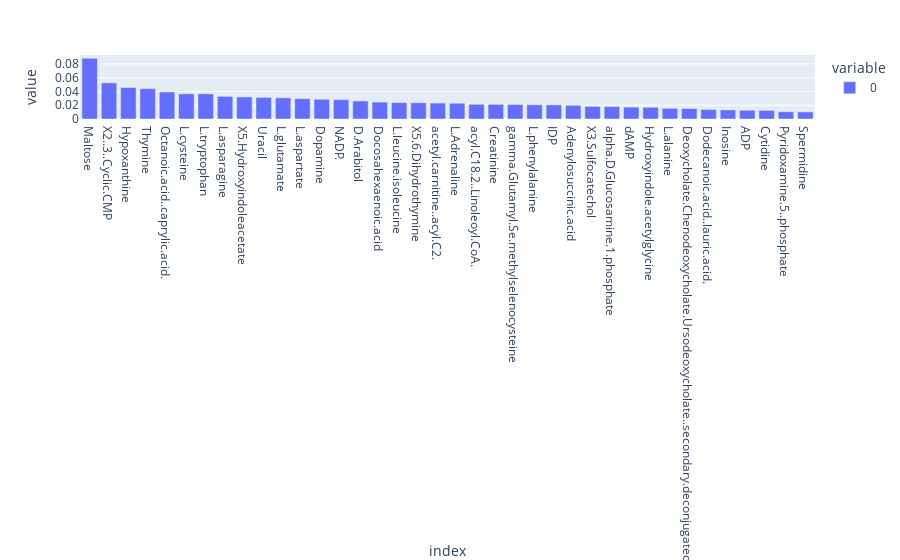

The notebook cell this image was saved under:
### Code cell
feature_names3 = X_resampled3.columns

coefs3 = pd.DataFrame(
    model3.feature_importances_,
    columns=["Coefficients"],
    index=feature_names3,
)
features3=[]
ft_importances3 = pd.Series(model3.feature_importances_, index = X_train_sel3.columns.values).sort_values(ascending=False)

for i,v in enumerate(ft_importances3):
    features3.append ('Feature: %0d, Score: %.5f' %(i,v))
xx3=pd.DataFrame(features3)

fig2= px.bar(ft_importances3.head(100))
fig2.show()

train_importances3 = pd.DataFrame(
    train_result3.importances[sorted_importances_idx3].T,
    columns=X3.columns[sorted_importances_idx3],
)
test_importances3 = pd.DataFrame(
    test_results3.importances[sorted_importances_idx3].T,
    columns=X3.columns[sorted_importances_idx3],
)


# fig2.write_image("20250108_images/Important_Features_met.png")

### Figure 1 — Plotly figure (JSON) as saved in the notebook; plotly's stock layout.template omitted (floating-point values rounded to 4 significant figures)
{"data": [{"alignmentgroup": "True", "hovertemplate": "variable=0<br>index=%{x}<br>value=%{y}<extra></extra>", "legendgroup": "0", "marker": {"color": "#636efa", "pattern": {"shape": ""}}, "name": "0", "offsetgroup": "0", "orientation": "v", "showlegend": true, "textposition": "auto", "type": "bar", "x": ["Maltose", "X2..3..Cyclic.CMP", "Hypoxanthine", "Thymine", "Octanoic.acid..caprylic.acid.", "L.cysteine", "L.tryptophan", "L.asparagine", "X5.Hydroxyindoleacetate", "Uracil", "L.glutamate", "L.aspartate", "Dopamine", "NADP.", "D.Arabitol", "Docosahexaenoic.acid", "L.leucine.isoleucine", "X5.6.Dihydrothymine", "acetyl.carnitine..acyl.C2.", "L.Adrenaline", "acyl.C18.2..Linoleoyl.CoA.", "Creatinine", "gamma.Glutamyl.Se.methylselenocysteine", "L.phenylalanine", "IDP", "Adenylosuccinic.acid", "X3.Sulfocatechol", "alpha.D.Glucosamine.1.phosphate", "dAMP", "Hydroxyindole.acetylglycine", "L.alanine", "Deoxycholate.Chenodeoxycholate.Ursodeoxycholate..secondary.deconjugated.", "Dodecanoic.acid..lauric.acid.", "Inosine", "ADP", "Cytidine", "Pyridoxamine.5..phosphate", "Spermidine"], "xaxis": "x", "y": [0.08832, 0.05253, 0.04575, 0.0441, 0.03934, 0.03658, 0.03657, 0.03282, 0.03207, 0.03138, 0.03074, 0.0295, 0.02864, 0.02809, 0.02614, 0.02457, 0.02384, 0.02362, 0.02314, 0.02292, 0.0214, 0.02133, 0.02111, 0.02072, 0.0205, 0.01987, 0.01836, 0.01811, 0.01725, 0.01702, 0.01547, 0.01519, 0.01382, 0.01318, 0.01269, 0.01249, 0.01053, 0.0103], "yaxis": "y"}], "layout": {"barmode": "relative", "legend": {"title": {"text": "variable"}, "tracegroupgap": 0}, "margin": {"t": 60}, "xaxis": {"anchor": "y", "domain": [0, 1], "title": {"text": "index"}}, "yaxis": {"anchor": "x", "domain": [0, 1], "title": {"text": "value"}}}}
